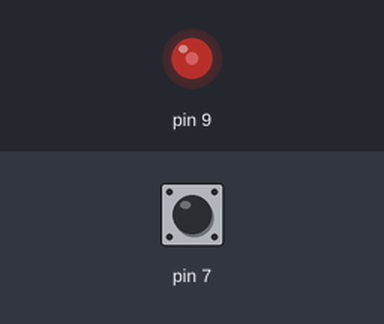
Bench run of a sketch on a simulated Arduino Uno, built with avr-gcc and run on an emulated ATmega328P. Shown: output pins drawn as LEDs (lit = HIGH). Inputs (shaded band) come from the test bench; at power-on: pin 7 HIGH.

Above: at 1.2 s.
1.3 s: pin 7 pulsed LOW 5 times (0.12 s each, 0.3 s apart)
At 2.17 s:
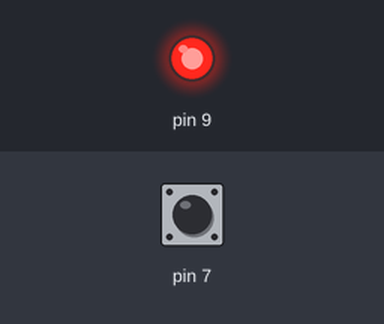
At 3.3 s:
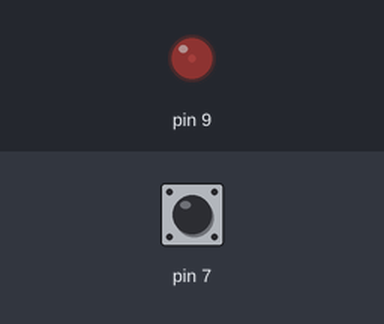
Timing chart, 0 to 4.8 s (numbered marks = the images above; inputs shaded):
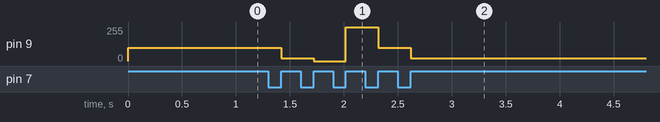

Measured:
- after the input at 1.3 s, pin 9: 100/255 → 20/255 after 0.12 s, → 0/255 0.30 s later, → 255/255 0.30 s later, → 100/255 0.30 s later, … (5 changes in this stretch)

The sketch:

sketch.ino
```cpp
int brightnessLevels[] = {0, 20, 100, 255};
int currentLevel = 3;
int lastButtonState = LOW;

void setup() {
  pinMode(9, OUTPUT);
  pinMode(7, INPUT);
  analogWrite(9, brightnessLevels[currentLevel]);
}

void loop() {
  int buttonState = digitalRead(7);

  if (buttonState == HIGH && lastButtonState == LOW) {
    currentLevel = currentLevel - 1;

    if (currentLevel < 0) {
      currentLevel = 3;
    }

    analogWrite(9, brightnessLevels[currentLevel]);
    delay(200);
  }

  lastButtonState = buttonState;
}
```
